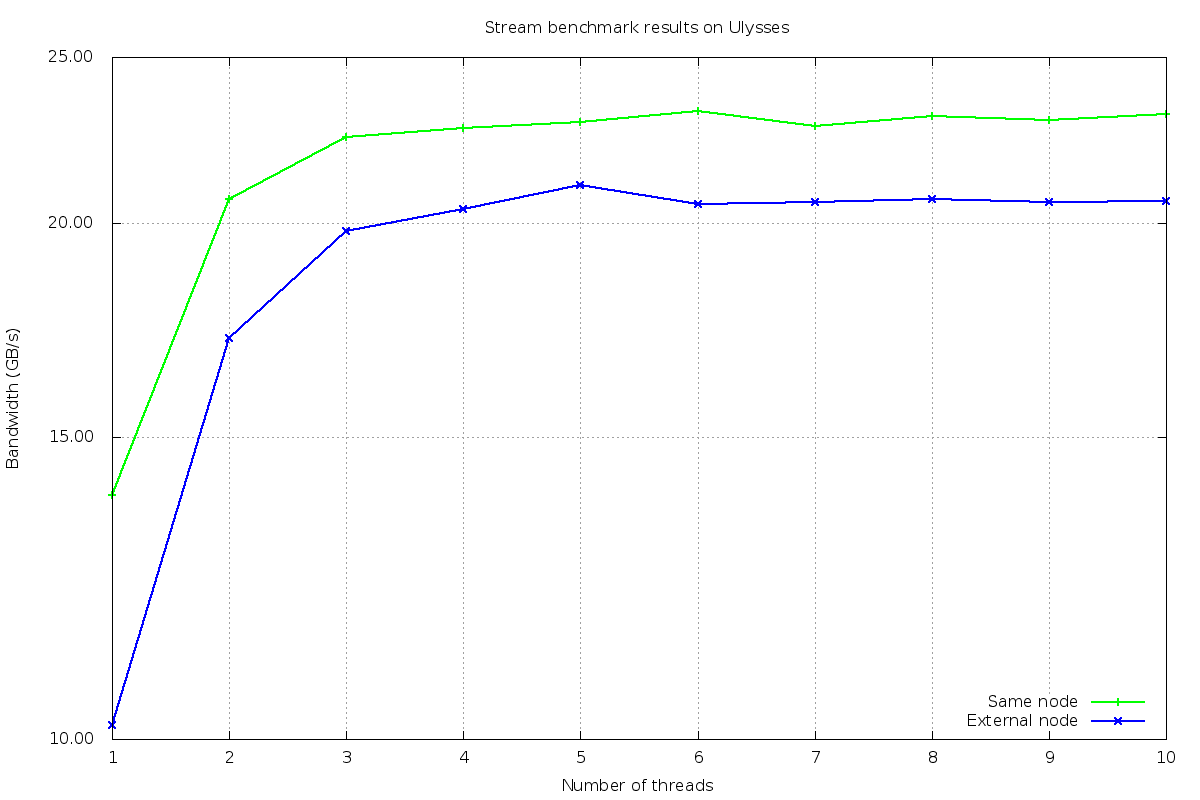

The gnuplot source for this figure:
set terminal png size 1200,800 enhanced font 'Verdana,12' 
set grid
set key bottom right

set style line 1 lc rgb "green"
set style line 2 lc rgb "blue"
set style line 3 lc rgb "yellow"
set style line 4 lc rgb "purple"

set output "stream.png"

set title 'Stream benchmark results on Ulysses'
set xlabel 'Number of threads'
set ylabel 'Bandwidth (GB/s)'

set xrange [1:10]
set logscale y
set yrange [10000:25000]
set format y "%.2s "
set ytics (10000,15000,20000,25000)

plot "stream.txt" using 1:2 ls 1 lw 2\
	title	"Same node" with linespoints, \
		"stream.txt" using 1:3 ls 2 lw 2\
	title	"External node" with linespoints, \